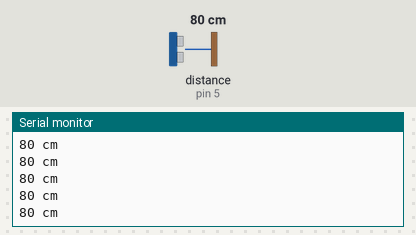
This sketch was run on a simulated Arduino Uno, built with avr-gcc and run on an emulated ATmega328P. On the bench: the last lines printed to the serial monitor. The test bench sets the inputs (shaded band); at power-on: distance to the obstacle (sensor on pin 5) 80 cm. The echo pulse lasts 58.3 µs per cm.

Above: at 1.2 s.
1.3 s: distance to the obstacle (sensor on pin 5) set to 2 cm
At 1.38 s:
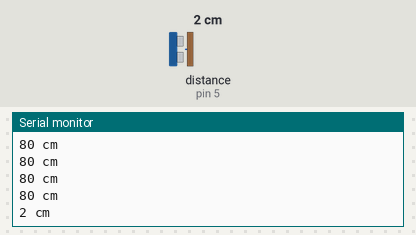
2.8 s: distance to the obstacle (sensor on pin 5) set to 4 cm
At 2.89 s:
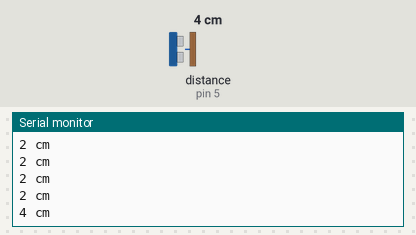
4.3 s: distance to the obstacle (sensor on pin 5) set to 250 cm
At 4.41 s:
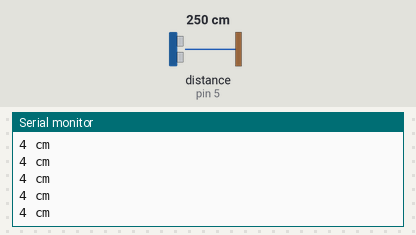
Timing chart, 0 to 7.3 s (numbered marks = the images above; inputs shaded):
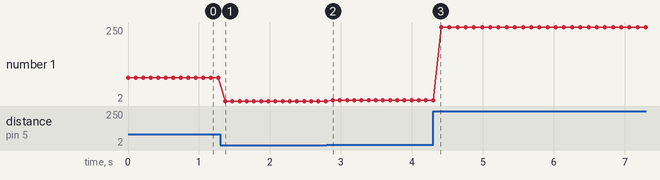

The sketch:

Ultrassom_novo.ino
```cpp
#include <Ultrasonic.h>

Ultrasonic ultrasonic(3,5); // (Trig PIN,Echo PIN)

void setup() {
  Serial.begin(9600);
  pinMode(4, OUTPUT); // VCC pin
  pinMode(7, OUTPUT); // GND ping
  //digitalWrite(4, HIGH); // VCC +5V mode
  //digitalWrite(7, LOW);  // GND mode
}

void loop()
{
  Serial.print(ultrasonic.Ranging(CM)); // CM or INC
  Serial.println(" cm" );
  delay(100);
}
```

Measured:
- after the input at 1.3 s, the serial monitor: prints a new line after 0.07 s (image 1)
- after the input at 2.8 s, the serial monitor: prints a new line after 0.08 s (image 2)
- plotted number 1: 80 → 2 after the input at 1.3 s, 2 → 4 after the input at 2.8 s, 4 → 250 after the input at 4.3 s
